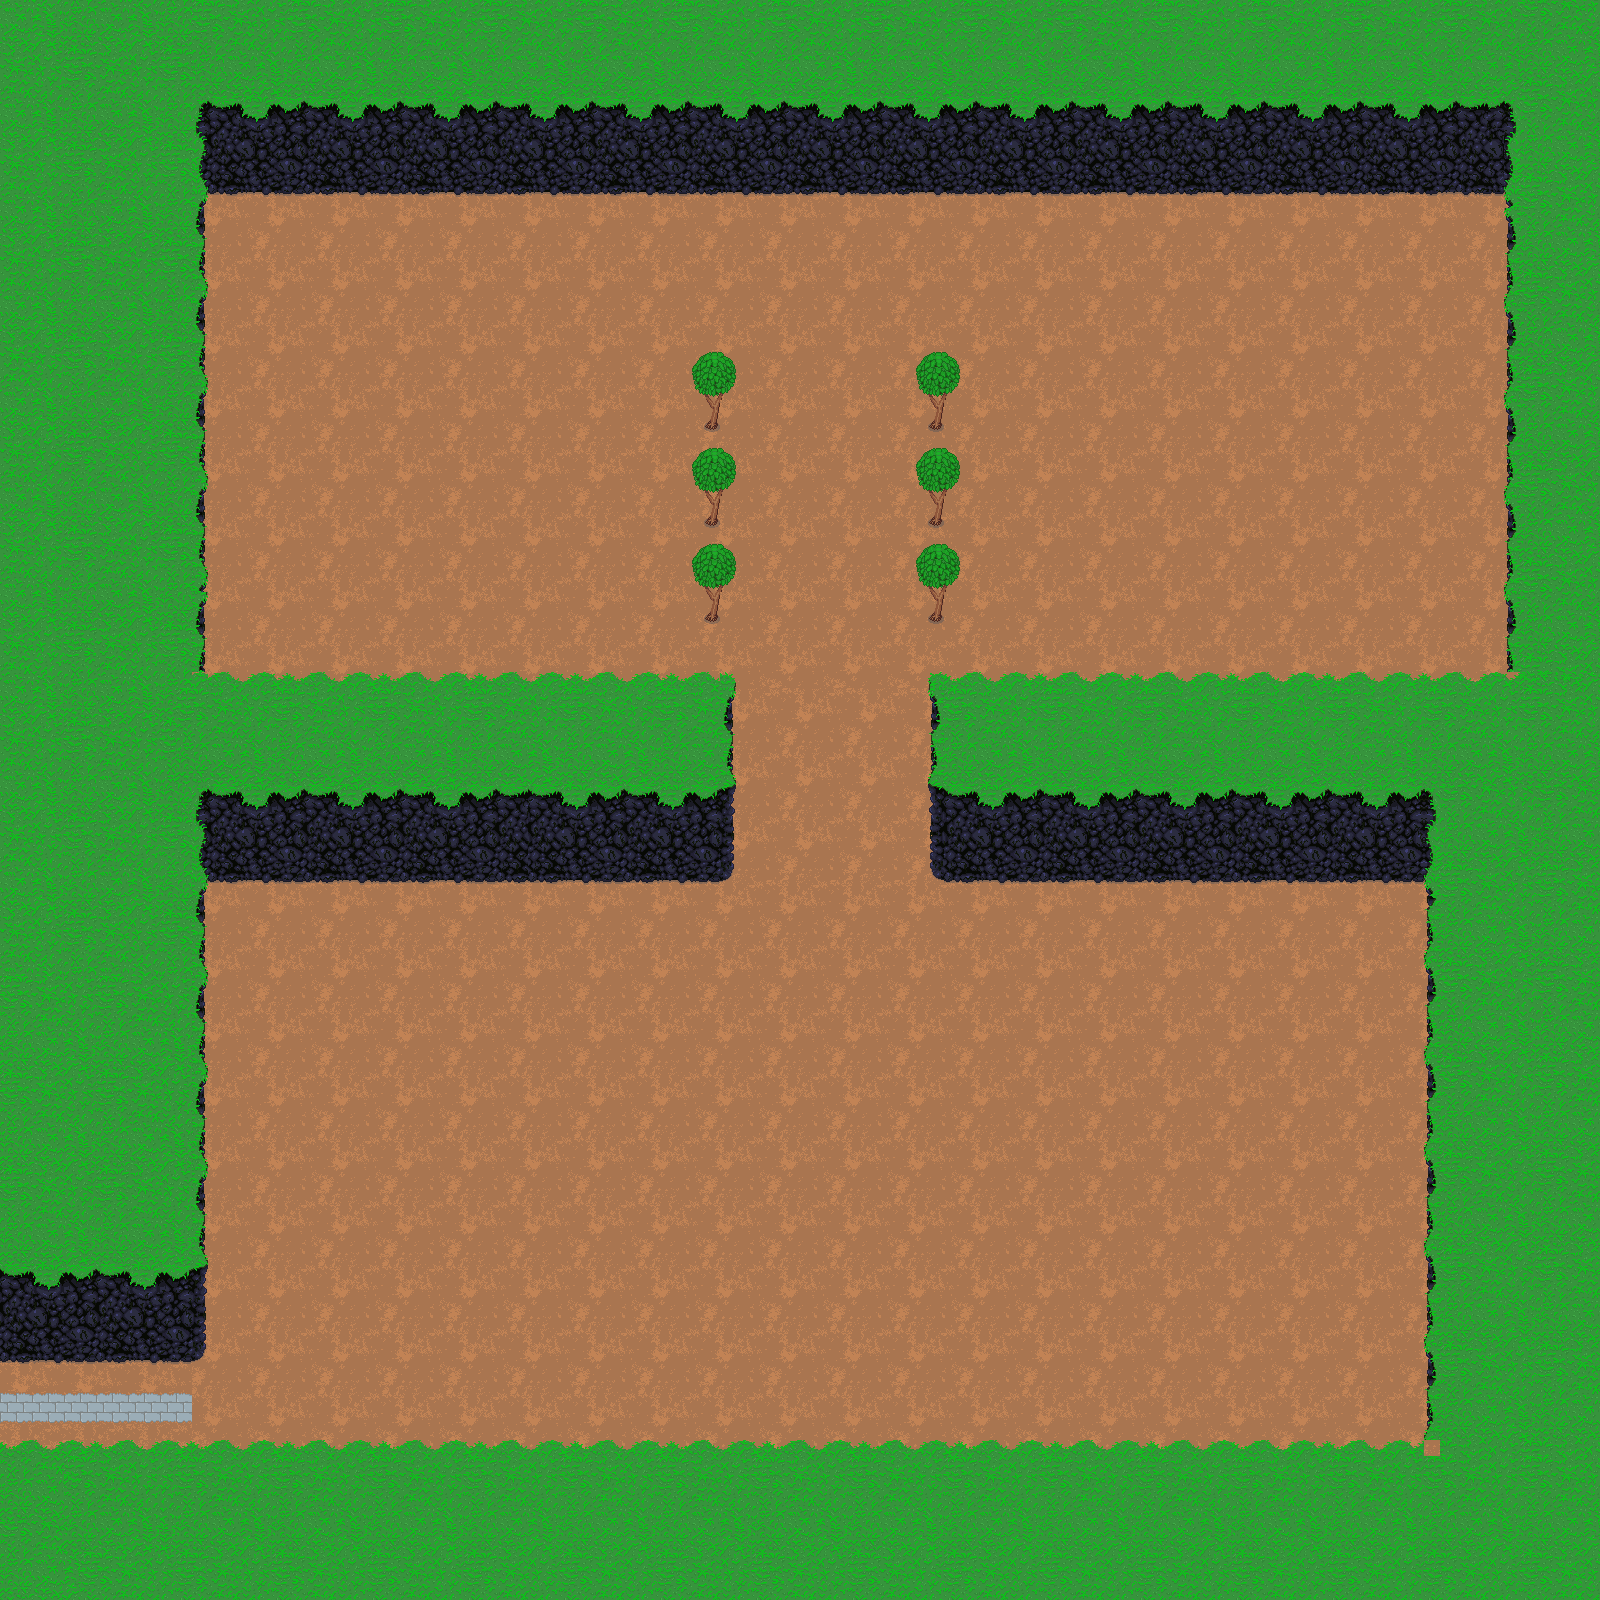

A level layout from a 2D game, rendered from its tile map. Below: a short description, then the map file with tile-grid data replaced by summaries:
An orthogonal 100x100 tile map with 16x16 px tiles, 5 tile layers (background, buildings, midGround, foreGround, ...) and 1 object.

<map version="1.0" tiledversion="1.1.6" orientation="orthogonal" renderorder="right-down" width="100" height="100" tilewidth="16" tileheight="16" infinite="0" nextobjectid="31">
 <tileset firstgid="1" source="MasterSpriteSheet.tsx" />
 <layer name="background" width="100" height="100">
  <data>[10000 cells, 9840 non-empty, 81 distinct tile ids]</data>
 </layer>
 <objectgroup name="Portal">
  <object id="30" x="-2" y="1361" width="19" height="79">
   <properties>
    <property name="SafteyOffSetX" value="50" />
    <property name="SafteyOffSetY" value="0" />
    <property name="standardFrom" value="8" />
    <property name="standardTo" value="2" />
   </properties>
  </object>
 </objectgroup>
 <layer name="buildings" width="100" height="100">
  <data>[10000 cells, 1318 non-empty, 107 distinct tile ids]</data>
 </layer>
 <layer name="midGround" width="100" height="100">
  <data>[10000 cells, 1 non-empty, 1 distinct tile ids]</data>
 </layer>
 <layer name="foreGround" width="100" height="100">
  <data>[10000 cells, 120 non-empty, 20 distinct tile ids]</data>
 </layer>
 <layer name="placement" width="100" height="100">
  <data>[10000 cells, 0 non-empty, 0 distinct tile ids]</data>
 </layer>
</map>
